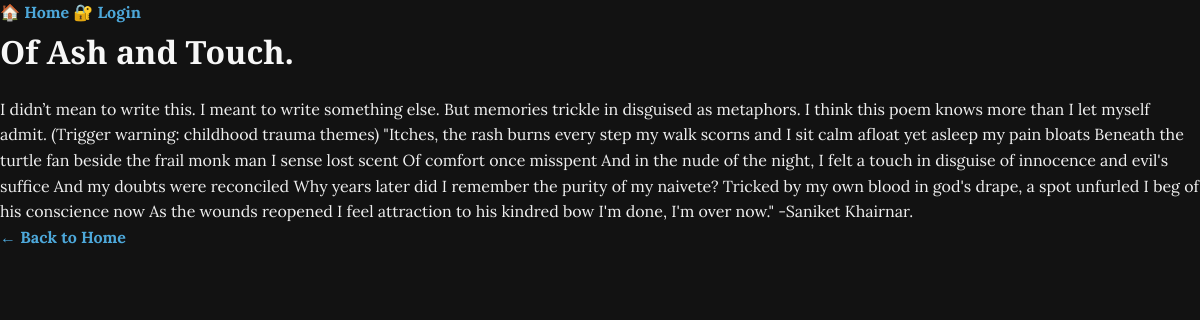
Screenshot of /post/2 with the database file from the repository.
### app.py (models this page shows)
class Post(db.Model):
    id = db.Column(db.Integer, primary_key=True)
    title = db.Column(db.String(100), nullable=False)
    content = db.Column(db.Text, nullable=False)

### app.py (the view)
@app.route('/post/<int:post_id>')
def post(post_id):
    post = Post.query.get_or_404(post_id)
    return render_template('post.html', post=post)

### Templates/post.html (shortened to what this page needs)
{% extends 'base.html' %}
{% block content %}
    <h1>{{ post.title }}</h1>
    <p>{{ post.content }}</p>
    <a href="{{ url_for('index') }}">← Back to Home</a>
{% endblock %}

### static/style.css (style rules this page uses)
* { margin: 0; padding: 0; box-sizing: border-box; }
body { background-color: #121212; color: #f0f0f0; font-family: 'Lora', serif; line-height: 1.6; padding: 0; margin: 0; }
h1, h2 { font-family: 'Playfair Display', serif; color: #f7f7f7; margin-bottom: 20px; }
a { color: #4da8da; text-decoration: none; font-weight: bold; }

### rows the page displays
Post: title "Of Ash and Touch.", content "I didn’t mean to write this. I meant to write something else. But memories trickle in disguised as metaphors. I think this poem knows more than I let myself admit. (Trigger warning: childhood trauma themes) \"Itches, the rash burns every step my walk scorns and I sit calm afloat yet asleep my pain bloats Beneath the turtle fan beside the frail monk man I sense lost scent Of comfort once misspent And in the nude of the night, I felt a touch in disguise of innocence and evil's suffice And my doubts were reconciled Why years later did I remember the purity of my naivete? Tricked by my own blood in god's drape, a spot unfurled I beg of his conscience now As the wounds reopened I feel attraction…"
